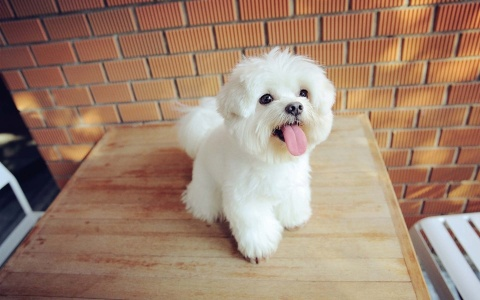
#> input picture Study/dog.jpg, 480 x 300 px
$ python '10.1 滤波器.py'
#> lines starting #> are read from the running program, lines starting #| are printed output that depends on the picture
import cv2
import numpy as np

dog = cv2.imread('dog.jpg')
#> dog is the input picture: shape (300, 480, 3); mean B, G, R 112.8, 132.4, 161.2

"""方盒滤波"""
"""
boxFilter(src, ddepth, ksize[, dst[, anchor[, normalize[, borderType]]]]) 方盒滤波
    normalize = True时, a = 1 / (W * H) 滤波器的宽高
    normalize = False是. a = 1
一般情况我们都使用 normalize = True的情况. 这时 方盒滤波 等价于 均值滤波"""
dst = cv2.boxFilter(dog,-1,(5,5),normalize=True)
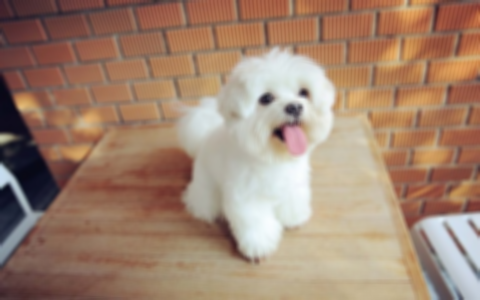
#> dst: shape (300, 480, 3); mean B, G, R 112.8, 132.4, 161.2
cv2.imshow('img', np.hstack((dog, dst)))
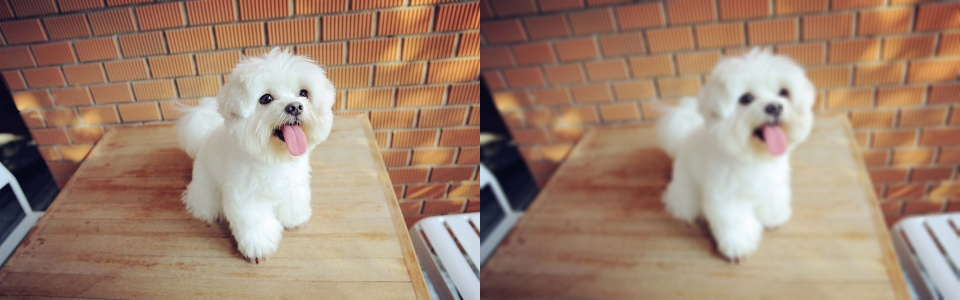
#> window 'img': shape (300, 960, 3); mean B, G, R 112.8, 132.4, 161.2
cv2.waitKey(0)
cv2.destroyAllWindows()


"""均值滤波"""
"""blur(src, ksize[, dst[, anchor[, borderType]]]) 均值滤波"""
dst = cv2.blur(dog,(5,5))
cv2.imshow('img', np.hstack((dog, dst)))
cv2.waitKey(0)
cv2.destroyAllWindows()


"""高斯滤波————可用于降噪"""
"""GaussianBlur(src, ksize, sigmaX[, dst[, sigmaY[, borderType]]])
      kernel 高斯核的大小.
      sigmaX, X轴的标准差
      sigmaY, Y轴的标准差, 默认为0, 这时sigmaY = sigmaX
如果没有指定sigma值, 会分别从ksize的宽度和高度中计算sigma.
"""
dst = cv2.GaussianBlur(dog,(5,5),sigmaX=10)
cv2.imshow('img', np.hstack((dog, dst)))
cv2.waitKey(0)
cv2.destroyAllWindows()


"""中值滤波————降低胡椒噪音"""
dst = cv2.medianBlur(dog,9)    #奇数
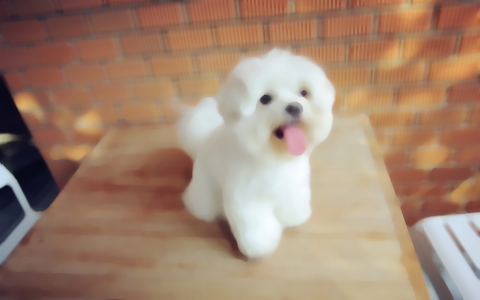
#> dst: shape (300, 480, 3); mean B, G, R 113.6, 133.4, 162.6
cv2.imshow('img', np.hstack((dog, dst)))
cv2.waitKey(0)
cv2.destroyAllWindows()


"""双边滤波————美颜"""
"""bilateralFilter(src, d, sigmaColor, sigmaSpace[, dst[, borderType]])
      sigmaColor是计算像素信息使用的sigma
      sigmaSpace是计算空间信息使用的sigma"""
dst = cv2.bilateralFilter(dog, 7, 20, 50)
cv2.imshow('img', np.hstack((dog, dst)))
cv2.waitKey(0)
cv2.destroyAllWindows()

$ run again, with Study/cat.jpg copied over Study/dog.jpg
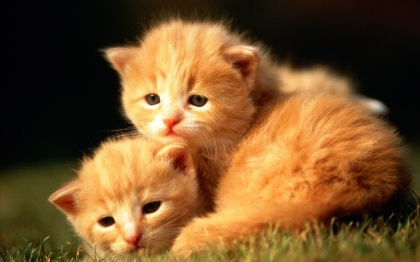
#> input picture Study/cat.jpg, 420 x 262 px
#> dog is the input picture: shape (262, 420, 3); mean B, G, R 42.1, 82.2, 117.5
#> `cv2.imshow('img', np.hstack((dog, dst)))`:
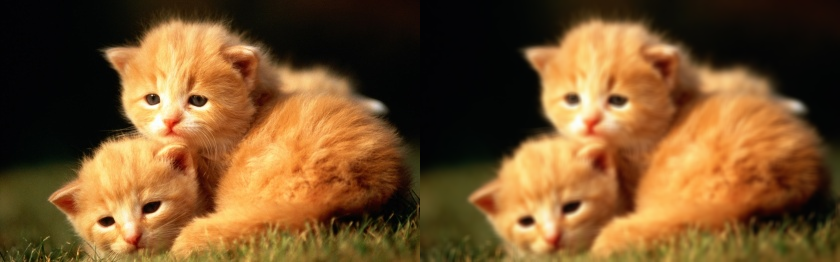
#> window 'img': shape (262, 840, 3); mean B, G, R 42.1, 82.2, 117.5
#> `dst = cv2.medianBlur(dog,9)`:
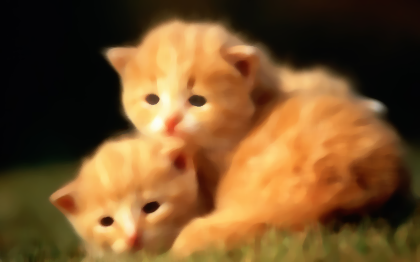
#> dst: shape (262, 420, 3); mean B, G, R 41.7, 82.1, 117.7

$ run again, with Study/hujiao.jpg copied over Study/dog.jpg
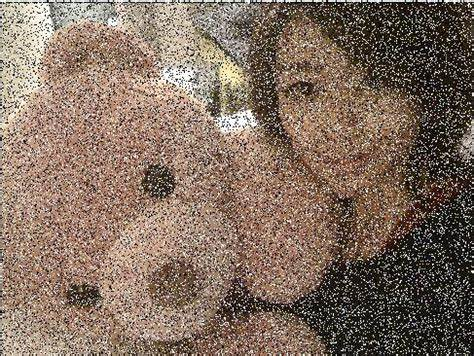
#> input picture Study/hujiao.jpg, 474 x 356 px
#> dog is the input picture: shape (356, 474, 3); mean B, G, R 97.3, 110.9, 129.8
#> `dst = cv2.medianBlur(dog,9)`:
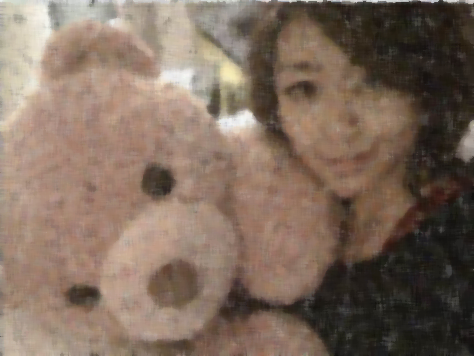
#> dst: shape (356, 474, 3); mean B, G, R 93.7, 107.7, 127.1
#> `cv2.imshow('img', np.hstack((dog, dst)))`:
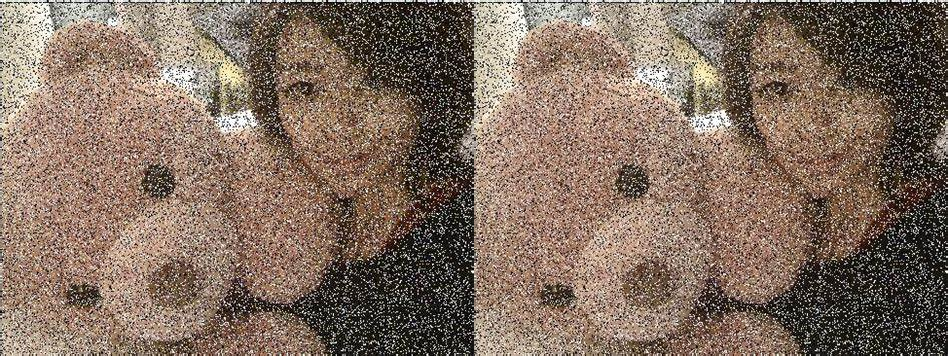
#> window 'img': shape (356, 948, 3); mean B, G, R 97.3, 110.9, 129.8
